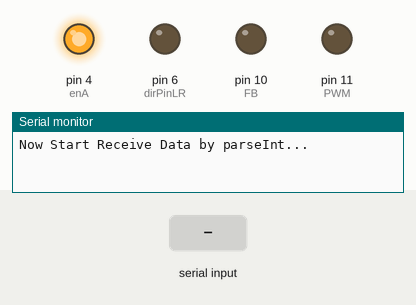
This sketch was run on a simulated Arduino Uno, built with avr-gcc and run on an emulated ATmega328P. Shown: output pins drawn as LEDs (lit = HIGH), the last lines printed to the serial monitor. Inputs (shaded band) come from the test bench. Pins used as bus, display or sensor lines are not drawn.

Above: at 1.2 s.
1.3 s: "1,90,45\n" received over Serial
At 2.2 s:
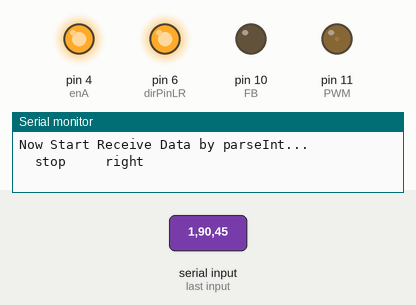
4.0 s: "90\n" received over Serial
At 6.2 s:
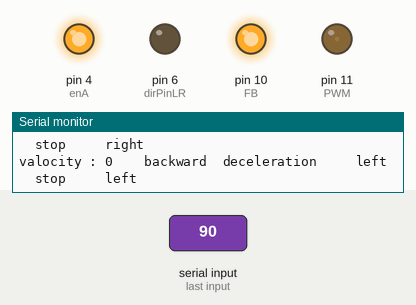
6.5 s: "90,45,200\n" received over Serial
At 8.1 s:
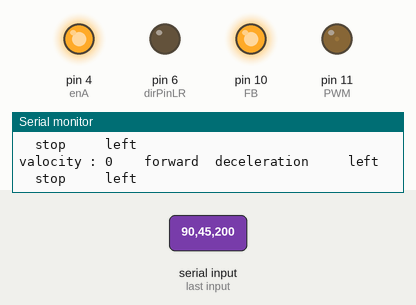
9.1 s: "0\n" received over Serial
At 11.5 s:
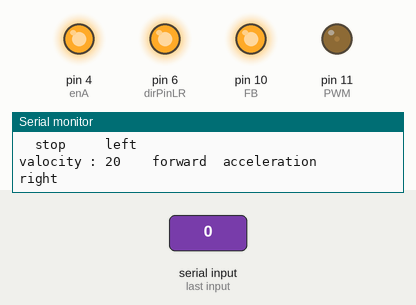
Timing chart, 0 to 12.7 s (numbered marks = the images above; inputs shaded):
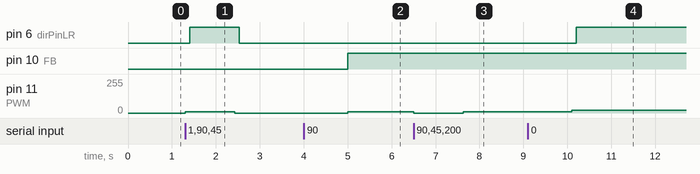

Measured:
- after the input at 1.3 s, pin 6 (dirPinLR): LOW → HIGH after 0.11 s, → LOW 1.1 s later; pin 11 (PWM): 0/255 → 10/255 at once, → 0/255 1.1 s later
- after the input at 4.0 s, pin 10 (FB): LOW → HIGH after 1.0 s; pin 11 (PWM): 0/255 → 10/255 after 1.0 s
- after the input at 6.5 s, pin 11 (PWM): 10/255 → 0/255 at once, → 10/255 1.1 s later
- after the input at 9.1 s, pin 6 (dirPinLR): LOW → HIGH after 1.1 s; pin 11 (PWM): 10/255 → 20/255 after 1.0 s

The sketch:

ex2._accelerometerCar.ino
```cpp
/*
- 조향 :
아두이노 UNO - 모터 드라이버(DM322E)
         p5 - PUL(펄스)
         p4 - DIR(디렉션)
            - OPTO
         5V - ENA
모터 드라이버 - 스텝모터(2번, 5번 미사용)
         A+ - 모터 결선 좌측 1번째
         A- - 모터 결선 좌측 3번째
         B+ - 모터 결선 좌측 4번째
         B- - 모터 결선 좌측 6번째
모터 드라이버의 점퍼를 조정해 전류를 제어할 수 있음
모터는 K6G50C 1:50 기어박스가 포함되어 있음
현재 세팅은 점퍼 스위치 세팅 : 111111 (피크 전류 1A, RMS 0.71A, 400pulse/rev)
- 통신 :
프로그램 업로드 할 때는 반드시 블루투스 모듈을 빼놓고 해야 오류가 발생하지 않음
softwareSerial 라이브러리에는 parseInt 함수가 없기 때문에 하드웨어 시리얼 통신인 0번, 1번 핀을 사용해야 하기 때문
아두이노 UNO - 블루투스 모듈(HC-06)
    0번(RX) - TXD
    1번(TX) - RXD
- 구동 :
아두이노 UNO - 모터 드라이버
PWM출력(p11) - PWM입력(페달)
전진후진(P12) - dir입력(모터 회전 방향)
*/

// 스텝 모터 제어
const int dirPinLR = 6;  // 좌우 회전
const int stepPin = 5; // 스텝 펄스
const int enA = 4;  // 구동 여부 결정

const int STEPS_PER_REV = 400; // 모터 1회전

// 드라이브 모터 제어
const int FB = 10; // 전진, 후진
const int PWM = 11; // 모터 회전 속도

// 상태 확인
int valocity = 0; // 속도 초기화
bool FBstate = 1; // 전진, 후진

// 조향 한계점 초기화
int leftLimit = 0;
int center = 2000;
int rightLimit = 0;

// 블루투스를 통해 들어온 값을 parseInt 함수를 사용해 x, y 값에 넣고, 이 값을 이용해 자동차를 제어함
int x = 0;
int y = 0;

void setup() {
  // 통신 설정
  Serial.begin(9600); // 시리얼 통신, 블루투스 모듈을 하드웨어 시리얼 통신 핀에 연결해서 사용함

  // 스텝모터 핀 모드 설정
  pinMode(dirPinLR,OUTPUT);
  pinMode(stepPin,OUTPUT);
  pinMode(enA, OUTPUT);
  digitalWrite(enA, HIGH);

  // 드라이브모터 핀 모드 설정
  pinMode(FB,OUTPUT);
  pinMode(PWM,OUTPUT);

  //조향 한계 설정
  leftLimit = center - STEPS_PER_REV*5;
  rightLimit = center + STEPS_PER_REV*5;

  // 오프닝
  Serial.println("Now Start Receive Data by parseInt...");
}

void loop() {

}

void serialEvent(){
  int x = Serial.parseInt();
  int y = Serial.parseInt();

  if(Serial.read() == '\n'){
    Serial.print("x : ");
    Serial.print(x);
    Serial.print("  y : ");
    Serial.print(y);
    Serial.print("    ");
  }
  moveCar(x,y);
}

void moveCar(int x, int y) {
  // 전진, 후진 제어
  if (valocity == 0) {
    if ( y < 13) {
      FBstate = HIGH;
      digitalWrite(FB,HIGH);
      valocity = valocity + 10;
    } else if ( y < 17) {
      FBstate = HIGH;
      digitalWrite(FB,HIGH);
      delay(100);
    } else {
      FBstate = LOW;
      digitalWrite(FB,LOW);
      valocity = valocity + 10;
    }
    Serial.print("  stop");

  } else {
    if (FBstate == HIGH) {
      if ( y < 13) {
        valocity = valocity + 10;
        valocity = constrain(valocity, 0, 200);
        Serial.print("valocity : ");
        Serial.print(valocity);
        Serial.print("    forward");
        Serial.print("  acceleration");
      } else if ( y < 17) {
        valocity = constrain(valocity, 0, 200);
        Serial.print("valocity : ");
        Serial.print(valocity);
        Serial.print("    forward");
        Serial.print("  stay valocity");
      } else {
        valocity = valocity - 10;
        valocity = constrain(valocity, 0, 200);
        Serial.print("valocity : ");
        Serial.print(valocity);
        Serial.print("    forward");
        Serial.print("  deceleration");
      }
    }
    if (FBstate == LOW) {
      if ( y < 13) {
        valocity = valocity - 10;
        valocity = constrain(valocity, 0, 200);
        Serial.print("valocity : ");
        Serial.print(valocity);
        Serial.print("    backward");
        Serial.print("  deceleration");
      } else if ( y < 17) {
        valocity = constrain(valocity, 0, 200);
        Serial.print("valocity : ");
        Serial.print(valocity);
        Serial.print("    backward");
        Serial.print("  stay valocity");
      } else {
        valocity = valocity + 10;
        valocity = constrain(valocity, 0, 200);
        Serial.print("valocity : ");
        Serial.print(valocity);
        Serial.print("    backward");
        Serial.print("  acceleration");
      }
    }
  }
  analogWrite(PWM, valocity);
  delay(100);

  // 방향제어
  if (x < 7) {
    // 조향 모터가 '시계방향'으로 회전하도록 신호부여
    digitalWrite(dirPinLR,HIGH);

    // 500마이크로초 주기로 모터 축이 5회전하는 코드
    // 1:50 기어박스 내장되어 있으므로, 모터 1회전에 바퀴 7.2도 회전함
    // 따라서, 모터가 5회전하면 바퀴가 36도 회전함
    for(int x = 0; x < STEPS_PER_REV/4; x++) {
      digitalWrite(stepPin,HIGH);
      delayMicroseconds(100);
      digitalWrite(stepPin,LOW);
      delayMicroseconds(100);
    }
    Serial.println("     right");
  } else if (x < 13) {
    // 스텝퍼모터 정지
    digitalWrite(stepPin,LOW);
    delayMicroseconds(100);
    digitalWrite(stepPin,LOW);
    delayMicroseconds(100);

    Serial.println("     stay direction");
    }else {
    // 조향 모터가 '시계방향'으로 회전하도록 신호부여
    digitalWrite(dirPinLR,LOW);

    // 500마이크로초 주기로 모터 축이 5회전하는 코드
    // 1:50 기어박스 내장되어 있으므로, 모터 1회전에 바퀴 7.2도 회전함
    // 따라서, 모터가 5회전하면 바퀴가 36도 회전함
    for(int x = 0; x < STEPS_PER_REV/4; x++) {
      digitalWrite(stepPin,HIGH);
      delayMicroseconds(100);
      digitalWrite(stepPin,LOW);
      delayMicroseconds(100);
    }
    Serial.println("     left");
    }
}
```
